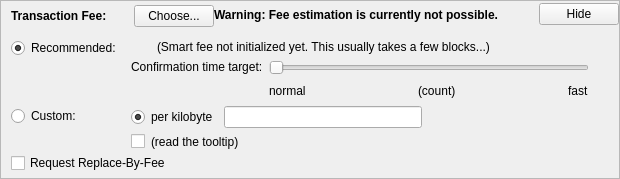
    <widget class="QFrame" name="frameFee">
     <property name="sizePolicy">
      <sizepolicy hsizetype="Expanding" vsizetype="Expanding">
       <horstretch>0</horstretch>
       <verstretch>0</verstretch>
      </sizepolicy>
     </property>
     <property name="maximumSize">
      <size>
       <width>16777215</width>
       <height>16777215</height>
      </size>
     </property>
     <property name="frameShape">
      <enum>QFrame::StyledPanel</enum>
     </property>
     <property name="frameShadow">
      <enum>QFrame::Sunken</enum>
     </property>
     <layout class="QVBoxLayout" name="verticalLayoutFee1">
      <property name="spacing">
       <number>0</number>
      </property>
      <property name="leftMargin">
       <number>0</number>
      </property>
      <property name="topMargin">
       <number>0</number>
      </property>
      <property name="rightMargin">
       <number>0</number>
      </property>
      <property name="bottomMargin">
       <number>0</number>
      </property>
      <item>
       <layout class="QVBoxLayout" name="verticalLayoutFee2" stretch="0,0,0">
        <property name="spacing">
         <number>0</number>
        </property>
        <property name="leftMargin">
         <number>10</number>
        </property>
        <property name="topMargin">
         <number>0</number>
        </property>
        <item>
         <layout class="QHBoxLayout" name="horizontalLayoutFee1">
          <property name="bottomMargin">
           <number>0</number>
          </property>
          <item>
           <layout class="QVBoxLayout" name="verticalLayoutFee7">
            <property name="spacing">
             <number>0</number>
            </property>
            <item>
             <spacer name="verticalSpacerSmartFee">
              <property name="orientation">
               <enum>Qt::Vertical</enum>
              </property>
              <property name="sizeType">
               <enum>QSizePolicy::Fixed</enum>
              </property>
              <property name="sizeHint" stdset="0">
               <size>
                <width>1</width>
                <height>4</height>
               </size>
              </property>
             </spacer>
            </item>
            <item>
             <layout class="QHBoxLayout" name="horizontalLayoutSmartFee">
              <property name="spacing">
               <number>10</number>
              </property>
              <item>
               <widget class="QLabel" name="labelFeeHeadline">
                <property name="sizePolicy">
                 <sizepolicy hsizetype="Preferred" vsizetype="Maximum">
                  <horstretch>0</horstretch>
                  <verstretch>0</verstretch>
                 </sizepolicy>
                </property>
                <property name="font">
                 <font>
                  <weight>75</weight>
                  <bold>true</bold>
                 </font>
                </property>
                <property name="styleSheet">
                 <string notr="true">font-weight:bold;</string>
                </property>
                <property name="text">
                 <string>Transaction Fee:</string>
                </property>
               </widget>
              </item>
              <item>
               <widget class="QLabel" name="labelFeeMinimized">
                <property name="text">
                 <string/>
                </property>
               </widget>
              </item>
              <item>
               <widget class="QPushButton" name="buttonChooseFee">
                <property name="text">
                 <string>Choose...</string>
                </property>
               </widget>
              </item>
             </layout>
            </item>
            <item>
             <spacer name="verticalSpacer_5">
              <property name="orientation">
               <enum>Qt::Vertical</enum>
              </property>
              <property name="sizeHint" stdset="0">
               <size>
                <width>1</width>
                <height>1</height>
               </size>
              </property>
             </spacer>
            </item>
           </layout>
          </item>
          <item>
           <widget class="QLabel" name="fallbackFeeWarningLabel">
            <property name="toolTip">
             <string>Using the fallbackfee can result in sending a transaction that will take several hours or days (or never) to confirm. Consider choosing your fee manually or wait until your have validated the complete chain.</string>
            </property>
            <property name="font">
            <font>
                <weight>75</weight>
                <bold>true</bold>
            </font>
            </property>
            <property name="text">
             <string>Warning: Fee estimation is currently not possible.</string>
            </property>
            <property name="wordWrap">
             <bool>false</bool>
            </property>
           </widget>
          </item>
          <item>
           <spacer name="horizontalSpacer_4">
            <property name="orientation">
             <enum>Qt::Horizontal</enum>
            </property>
            <property name="sizeType">
             <enum>QSizePolicy::MinimumExpanding</enum>
            </property>
            <property name="sizeHint" stdset="0">
             <size>
              <width>40</width>
              <height>20</height>
             </size>
            </property>
           </spacer>
          </item>
          <item>
           <widget class="QPushButton" name="buttonMinimizeFee">
            <property name="toolTip">
             <string>collapse fee-settings</string>
            </property>
            <property name="text">
             <string>Hide</string>
            </property>
           </widget>
          </item>
         </layout>
        </item>
        <item>
         <widget class="QFrame" name="frameFeeSelection">
          <layout class="QVBoxLayout" name="verticalLayoutFee12">
           <property name="spacing">
            <number>0</number>
           </property>
           <property name="leftMargin">
            <number>0</number>
           </property>
           <property name="topMargin">
            <number>0</number>
           </property>
           <property name="rightMargin">
            <number>0</number>
           </property>
           <property name="bottomMargin">
            <number>0</number>
           </property>
           <item>
            <layout class="QGridLayout" name="gridLayoutFee">
             <property name="topMargin">
              <number>10</number>
             </property>
             <property name="bottomMargin">
              <number>4</number>
             </property>
             <property name="horizontalSpacing">
              <number>10</number>
             </property>
             <property name="verticalSpacing">
              <number>4</number>
             </property>
             <item row="1" column="1">
              <layout class="QVBoxLayout" name="verticalLayoutFee8">
               <property name="spacing">
                <number>6</number>
               </property>
               <item>
                <layout class="QHBoxLayout" name="horizontalLayoutFee13">
                 <item>
                  <widget class="QRadioButton" name="radioCustomPerKilobyte">
                   <property name="toolTip">
                    <string>If the custom fee is set to 1000 satoshis and the transaction is only 250 bytes, then &quot;per kilobyte&quot; only pays 250 satoshis in fee, while &quot;total at least&quot; pays 1000 satoshis. For transactions bigger than a kilobyte both pay by kilobyte.</string>
                   </property>
                   <property name="text">
                    <string>per kilobyte</string>
                   </property>
                   <property name="checked">
                    <bool>true</bool>
                   </property>
                   <attribute name="buttonGroup">
                    <string notr="true">groupCustomFee</string>
                   </attribute>
                  </widget>
                 </item>
                 <item>
                  <widget class="ScicoinAmountField" name="customFee"/>
                 </item>
                 <item>
                  <spacer name="horizontalSpacer_6">
                   <property name="orientation">
                    <enum>Qt::Horizontal</enum>
                   </property>
                   <property name="sizeHint" stdset="0">
                    <size>
                     <width>1</width>
                     <height>1</height>
                    </size>
                   </property>
                  </spacer>
                 </item>
                </layout>
               </item>
               <item>
                <layout class="QHBoxLayout" name="horizontalLayoutFee8">
                 <item>
                  <widget class="QCheckBox" name="checkBoxMinimumFee">
                   <property name="toolTip">
                    <string>Paying only the minimum fee is just fine as long as there is less transaction volume than space in the blocks. But be aware that this can end up in a never confirming transaction once there is more demand for scicoin transactions than the network can process.</string>
                   </property>
                   <property name="text">
                    <string/>
                   </property>
                  </widget>
                 </item>
                 <item>
                  <widget class="QLabel" name="labelMinFeeWarning">
                   <property name="enabled">
                    <bool>true</bool>
                   </property>
                   <property name="toolTip">
                    <string>Paying only the minimum fee is just fine as long as there is less transaction volume than space in the blocks. But be aware that this can end up in a never confirming transaction once there is more demand for scicoin transactions than the network can process.</string>
                   </property>
                   <property name="text">
                    <string>(read the tooltip)</string>
                   </property>
                   <property name="margin">
                    <number>5</number>
                   </property>
                  </widget>
                 </item>
                 <item>
                  <spacer name="horizontalSpacer_2">
                   <property name="orientation">
                    <enum>Qt::Horizontal</enum>
                   </property>
                   <property name="sizeHint" stdset="0">
                    <size>
                     <width>1</width>
                     <height>1</height>
                    </size>
                   </property>
                  </spacer>
                 </item>
                </layout>
               </item>
              </layout>
             </item>
             <item row="0" column="0">
              <layout class="QVBoxLayout" name="verticalLayoutFee4" stretch="0,1">
               <item>
                <widget class="QRadioButton" name="radioSmartFee">
                 <property name="text">
                  <string>Recommended:</string>
                 </property>
                 <property name="checked">
                  <bool>true</bool>
                 </property>
                 <attribute name="buttonGroup">
                  <string notr="true">groupFee</string>
                 </attribute>
                </widget>
               </item>
               <item>
                <spacer name="verticalSpacer_2">
                 <property name="orientation">
                  <enum>Qt::Vertical</enum>
                 </property>
                 <property name="sizeHint" stdset="0">
                  <size>
                   <width>1</width>
                   <height>1</height>
                  </size>
                 </property>
                </spacer>
               </item>
              </layout>
             </item>
             <item row="1" column="0">
              <layout class="QVBoxLayout" name="verticalLayoutFee9" stretch="0,1">
               <item>
                <widget class="QRadioButton" name="radioCustomFee">
                 <property name="text">
                  <string>Custom:</string>
                 </property>
                 <attribute name="buttonGroup">
                  <string notr="true">groupFee</string>
                 </attribute>
                </widget>
               </item>
               <item>
                <spacer name="verticalSpacer_6">
                 <property name="orientation">
                  <enum>Qt::Vertical</enum>
                 </property>
                 <property name="sizeHint" stdset="0">
                  <size>
                   <width>1</width>
                   <height>1</height>
                  </size>
                 </property>
                </spacer>
               </item>
              </layout>
             </item>
             <item row="0" column="1">
              <layout class="QVBoxLayout" name="verticalLayoutFee3" stretch="0,0,1">
               <property name="spacing">
                <number>6</number>
               </property>
               <property name="topMargin">
                <number>2</number>
               </property>
               <item>
                <layout class="QHBoxLayout" name="horizontalLayoutFee12">
                 <item>
                  <widget class="QLabel" name="labelSmartFee">
                   <property name="text">
                    <string/>
                   </property>
                   <property name="margin">
                    <number>2</number>
                   </property>
                  </widget>
                 </item>
                 <item>
                  <widget class="QLabel" name="labelFeeEstimation">
                   <property name="text">
                    <string/>
                   </property>
                  </widget>
                 </item>
                 <item>
                  <widget class="QLabel" name="labelSmartFee2">
                   <property name="text">
                    <string>(Smart fee not initialized yet. This usually takes a few blocks...)</string>
                   </property>
                   <property name="margin">
                    <number>2</number>
                   </property>
                  </widget>
                 </item>
                 <item>
                  <spacer name="horizontalSpacer_5">
                   <property name="orientation">
                    <enum>Qt::Horizontal</enum>
                   </property>
                   <property name="sizeHint" stdset="0">
                    <size>
                     <width>1</width>
                     <height>1</height>
                    </size>
                   </property>
                  </spacer>
                 </item>
                </layout>
               </item>
               <item>
                <layout class="QHBoxLayout" name="horizontalLayoutFee9">
                 <item>
                  <layout class="QVBoxLayout" name="verticalLayoutFee6">
                   <item>
                    <widget class="QLabel" name="labelSmartFee3">
                     <property name="text">
                      <string>Confirmation time target:</string>
                     </property>
                     <property name="margin">
                      <number>2</number>
                     </property>
                    </widget>
                   </item>
                   <item>
                    <spacer name="verticalSpacer_3">
                     <property name="orientation">
                      <enum>Qt::Vertical</enum>
                     </property>
                     <property name="sizeHint" stdset="0">
                      <size>
                       <width>1</width>
                       <height>1</height>
                      </size>
                     </property>
                    </spacer>
                   </item>
                  </layout>
                 </item>
                 <item>
                  <layout class="QVBoxLayout" name="verticalLayoutFee5">
                   <property name="rightMargin">
                    <number>30</number>
                   </property>
                   <item>
                    <widget class="QSlider" name="sliderSmartFee">
                     <property name="minimum">
                      <number>0</number>
                     </property>
                     <property name="maximum">
                      <number>23</number>
                     </property>
                     <property name="pageStep">
                      <number>1</number>
                     </property>
                     <property name="value">
                      <number>0</number>
                     </property>
                     <property name="orientation">
                      <enum>Qt::Horizontal</enum>
                     </property>
                     <property name="invertedAppearance">
                      <bool>false</bool>
                     </property>
                     <property name="invertedControls">
                      <bool>false</bool>
                     </property>
                     <property name="tickPosition">
                      <enum>QSlider::NoTicks</enum>
                     </property>
                    </widget>
                   </item>
                   <item>
                    <layout class="QHBoxLayout" name="horizontalLayoutFee10">
                     <item>
                      <widget class="QLabel" name="labelSmartFeeNormal">
                       <property name="text">
                        <string>normal</string>
                       </property>
                      </widget>
                     </item>
                     <item>
                      <spacer name="horizontalSpacer_7">
                       <property name="orientation">
                        <enum>Qt::Horizontal</enum>
                       </property>
                       <property name="sizeHint" stdset="0">
                        <size>
                         <width>40</width>
                         <height>20</height>
                        </size>
                       </property>
                      </spacer>
                     </item>
                     <item>
                      <widget class="QLabel" name="confirmationTargetLabel">
                       <property name="text">
                        <string notr="true">(count)</string>
                       </property>
                      </widget>
                     </item>
                     <item>
                      <spacer name="horizontalSpacer_3">
                       <property name="orientation">
                        <enum>Qt::Horizontal</enum>
                       </property>
                       <property name="sizeHint" stdset="0">
                        <size>
                         <width>40</width>
                         <height>20</height>
                        </size>
                       </property>
                      </spacer>
                     </item>
                     <item>
                      <widget class="QLabel" name="labelSmartFeeFast">
                       <property name="text">
                        <string>fast</string>
                       </property>
                      </widget>
                     </item>
                    </layout>
                   </item>
                  </layout>
                 </item>
                </layout>
               </item>
               <item>
                <spacer name="verticalSpacer_4">
                 <property name="orientation">
                  <enum>Qt::Vertical</enum>
                 </property>
                 <property name="sizeHint" stdset="0">
                  <size>
                   <width>1</width>
                   <height>1</height>
                  </size>
                 </property>
                </spacer>
               </item>
              </layout>
             </item>
            </layout>
           </item>
           <item>
            <widget class="QCheckBox" name="optInRBF">
             <property name="text">
              <string>Request Replace-By-Fee</string>
             </property>
             <property name="toolTip">
              <string>Indicates that the sender may wish to replace this transaction with a new one paying higher fees (prior to being confirmed).</string>
             </property>
            </widget>
           </item>
          </layout>
         </widget>
        </item>
        <item>
         <spacer name="verticalSpacerFee">
          <property name="orientation">
           <enum>Qt::Vertical</enum>
          </property>
          <property name="sizeHint" stdset="0">
           <size>
            <width>40</width>
            <height>5</height>
           </size>
          </property>
         </spacer>
        </item>
       </layout>
      </item>
     </layout>
    </widget>
